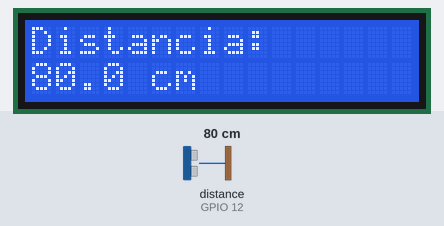
Bench run of a program on a simulated Raspberry Pi (BCM pin numbers). Parts: 16×2 character LCD. The inputs (shaded band) are chosen by the test bench; at power-on: distance to the obstacle (sensor on GPIO 12) 80 cm. The echo pulse lasts 58.3 µs per cm; the clock reads 2024-03-15 10:24:30 at power-on unless the program sets it; library files of the repository ran but are not shown: pylcd.py; what the program prints to the terminal is not drawn.

Above: at 0.89 s.
1.3 s: distance to the obstacle (sensor on GPIO 12) set to 250 cm
At 1.96 s:
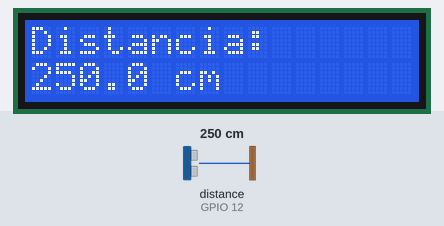
4.4 s: distance to the obstacle (sensor on GPIO 12) set to 2 cm
At 5.19 s:
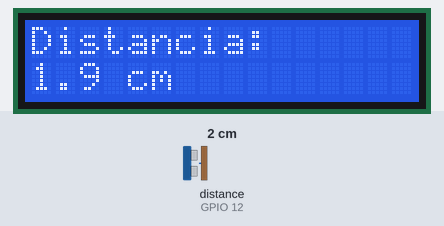
7.5 s: distance to the obstacle (sensor on GPIO 12) set to 18 cm
At 8.3 s:
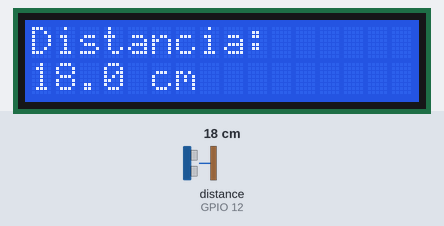
10.6 s: distance to the obstacle (sensor on GPIO 12) set to 2 cm
At 11.43 s:
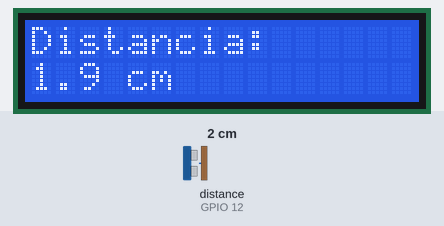
Timing chart, 0 to 13.6 s (numbered marks = the images above; inputs shaded):
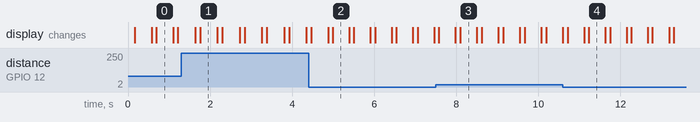

The program:

sensor-and-lcd.py
```python
#!/usr/bin/env python
# -*- coding: utf-8 -*-

import RPi.GPIO as GPIO    #Importamos la librería GPIO
import time                #Importamos time (time.sleep)

import pylcd
lcd = pylcd.lcd(0x3f,1,1)

GPIO.setmode(GPIO.BCM)     #Ponemos la placa en modo BCM
GPIO_TRIGGER = 18
GPIO_ECHO    = 12
GPIO.setup(GPIO_TRIGGER,GPIO.OUT)  #Configuramos Trigger como salida
GPIO.setup(GPIO_ECHO,GPIO.IN)      #Configuramos Echo como entrada
GPIO.output(GPIO_TRIGGER,False)    #Ponemos el pin 25 como LOW


try:
    while True:                          #Iniciamos un loop infinito
        GPIO.output(GPIO_TRIGGER,True)          #Enviamos un pulso de ultrasonidos
        time.sleep(0.00001)                     #Una pequeñña pausa
        GPIO.output(GPIO_TRIGGER,False)         #Apagamos el pulso
        start = time.time()                     #Guarda el tiempo actual mediante time.time()
        while GPIO.input(GPIO_ECHO)==0:         #Mientras el sensor no reciba señal...
            start = time.time()                 #Mantenemos el tiempo actual mediante time.time()
        while GPIO.input(GPIO_ECHO)==1:         #Si el sensor recibe señal...
            stop = time.time()                  #Guarda el tiempo actual mediante time.time() en otra variable
        elapsed = stop-start                    #Obtenemos el tiempo transcurrido entre envío y recepción
        distance = (elapsed * 34300)/2          #Distancia es igual a tiempo por velocidad partido por 2   D = (T x V)/2

	#Imprimir por LCD
	lcd.lcd_clear()
	lcd.lcd_puts("Distancia:",1)
	lcd.lcd_puts("%.1f cm" %distance,2)

	print "Distancia %.1f cm" %distance     #Devolvemos la distancia (en centímetros) por pantalla
        time.sleep(0.4)                         #Pequeña pausa para no saturar el procesador de la Raspberry
except KeyboardInterrupt:                #Si el usuario pulsa CONTROL+C...
    lcd.lcd_clear()
    print "quit"                         #Avisamos del cierre al usuario
    GPIO.cleanup()                       #Limpiamos los pines GPIO y salimos
```

Measured:
- after the input at 1.3 s, the display: first differs from a run without the input after 0.46 s (image 1)
- after the input at 4.4 s, the display: first differs from a run without the input after 0.59 s (image 2)
- after the input at 10.6 s, the display: first differs from a run without the input after 0.63 s (image 4)
- what the display in image 0 shows lasts 0.4 s, from 0.7 s to 1.1 s
